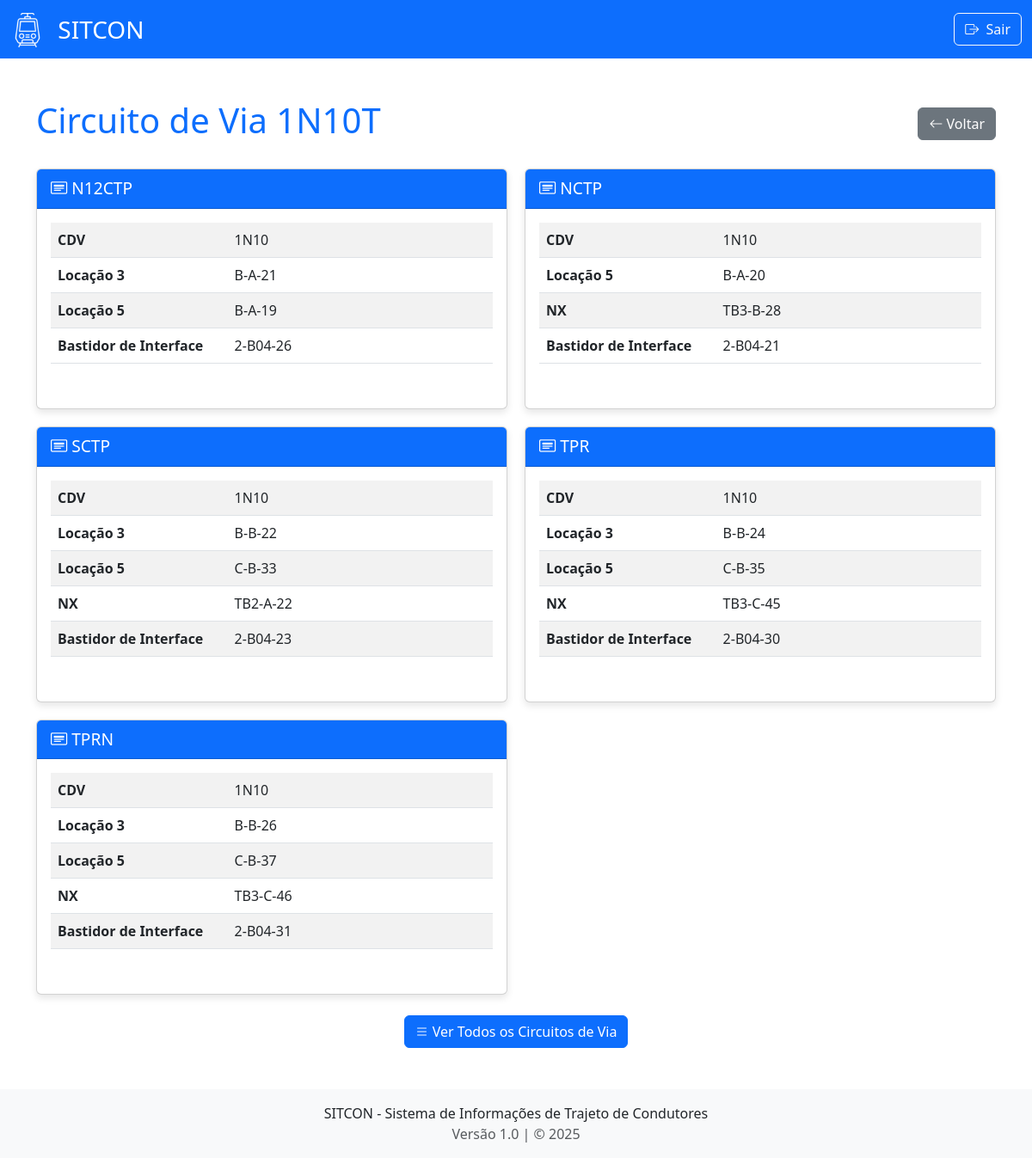
Page /cdv/1N10 (signed in) on the committed database.
### models.py (models this page shows, shortened)
class CDV(db.Model):
    __tablename__ = 'cdv'
    idcdv = db.Column(db.String(5), primary_key=True)
    tipo = db.Column(db.String(6), primary_key=True)
    L1 = db.Column(db.String(8), nullable=True)
    L2 = db.Column(db.String(8), nullable=True)
    L3 = db.Column(db.String(8), nullable=True)
    L4 = db.Column(db.String(8), nullable=True)
    L5 = db.Column(db.String(8), nullable=True)
    L6 = db.Column(db.String(8), nullable=True)
    L7 = db.Column(db.String(8), nullable=True)
    L8 = db.Column(db.String(8), nullable=True)
    L9 = db.Column(db.String(8), nullable=True)
    L10 = db.Column(db.String(8), nullable=True)
    tower = db.Column(db.String(8), nullable=True)
    interface = db.Column(db.String(8), nullable=True)
    L14 = db.Column(db.String(8), nullable=True)
    L15 = db.Column(db.String(8), nullable=True)
    L16 = db.Column(db.String(8), nullable=True)
    L18 = db.Column(db.String(8), nullable=True)
    L17 = db.Column(db.String(8), nullable=True)
    L20 = db.Column(db.String(8), nullable=True)
    L21 = db.Column(db.String(8), nullable=True)
    L22 = db.Column(db.String(8), nullable=True)
    L23 = db.Column(db.String(8), nullable=True)

### app.py (the view)
@app.route('/cdv/<cdv_id>')
def cdv_detail(cdv_id):
    if not session.get('logado'):
        return redirect(url_for('login'))
    TRADUCAO_CAMPOS = {
        'idcdv': 'CDV',
        'tipo': 'Tipo',
        'L1': 'Locação 1',
        'L2': 'Locação 2',
        'L3': 'Locação 3',
        'L4': 'Locação 4',
        'L5': 'Locação 5',
        'L6': 'Locação 6',
        'L7': 'Locação 7',
        'L8': 'Locação 8',
        'L9': 'Locação 9',
        'L10': 'Locação 10',
        'tower': 'NX',
        'interface': 'Bastidor de Interface',
        'L14': 'Locação 14',
        'L15': 'Locação 15',
        'L16': 'Locação 16',
        'L18': 'Locação 18',
        'L17': 'Locação 17',
        'L20': 'Locação 20',
        'L21': 'Locação 21',
        'L22': 'Locação 22',
        'L23': 'Locação 23'
    }
    registros = CDV.query.filter_by(idcdv=cdv_id).all()
    if not registros:
        flash(f'CDV {cdv_id} não encontrado', 'warning')
        return redirect(url_for('cdv'))
    dados = []
    for registro in registros:
        campos_registro = {}
        for coluna in CDV.__table__.columns:
            nome_original = coluna.name
            nome_amigavel = TRADUCAO_CAMPOS.get(nome_original, nome_original)
            valor = getattr(registro, nome_original)
            if valor not in [None, '']:
                campos_registro[nome_amigavel] = valor
        dados.append(campos_registro)
    return render_template('cdv_detail.html',
                         cdv_id=cdv_id,
                         registros=dados)

### templates/cdv_detail.html (shortened to what this page needs)
<!DOCTYPE html>
<html lang="pt-BR">
  <head>
    <link
      href="https://cdn.jsdelivr.net/npm/bootstrap@5.3.0/dist/css/bootstrap.min.css"
      rel="stylesheet"
    />
    <link
      rel="stylesheet"
      href="https://cdn.jsdelivr.net/npm/bootstrap-icons@1.10.0/font/bootstrap-icons.css"
    />
  </head>
  <body>
    <nav class="navbar bg-primary navbar-dark">
      <div class="container-fluid">
        <a class="navbar-brand" href="/sitcon" style="font-size: 28px">
          <img
            src="{{ url_for('static', filename='images/train3.png') }}"
            alt="Logo SITCON"
            width="40"
            height="40"
            class="d-inline-block align-text-top me-2"
          />
          SITCON
        </a>
        <div class="d-flex">
          <a href="{{ url_for('logout') }}" class="btn btn-outline-light">
            <i class="bi bi-box-arrow-right me-1"></i> Sair
          </a>
        </div>
      </div>
    </nav>
    <div class="container mt-5">
      <div class="d-flex justify-content-between align-items-center mb-4">
        <h1 class="text-primary">Circuito de Via {{ cdv_id }}T</h1>
        <a href="/cdv" class="btn btn-secondary">
          <i class="bi bi-arrow-left"></i> Voltar
        </a>
      </div>
      <div class="registro-grid">
        {% for registro in registros %}
        <div class="card">
          <div class="card-header bg-primary text-white">
            <i class="bi bi-card-heading"></i>
            {{ registro.pop('Tipo', 'Configuração ' + loop.index|string) }}
          </div>
          <div class="card-body">
            <div class="table-responsive">
              <table class="table table-striped">
                <tbody>
                  {% if registro %}
                    {% for nome, valor in registro.items() %}
                      {% if nome != 'tipo' %}
                      <tr>
                        <td width="40%"><strong>{{ nome }}</strong></td>
                        <td>{{ valor }}</td>
                      </tr>
                      {% endif %}
                    {% endfor %}
                  {% else %}
                    <tr>
                      <td colspan="2" class="text-center">Nenhum dado disponível</td>
                    </tr>
                  {% endif %}
                </tbody>
              </table>
            </div>
          </div>
        </div>
        {% endfor %}
      </div>
      <div class="text-center mt-4">
        <a href="/cdv" class="btn btn-primary">
          <i class="bi bi-list"></i> Ver Todos os Circuitos de Via
        </a>
      </div>
    </div>
    <footer class="mt-5 py-3 bg-light">
      <div class="container text-center">
        <p class="mb-0">SITCON - Sistema de Informações de Trajeto de Condutores</p>
        <p class="mb-0 text-muted">Versão 1.0 | &copy; 2025</p>
      </div>
    </footer>
  </body>
</html>

### templates/cdv_detail.html (style rules this page uses)
.card-header { font-size: 1.2rem; }
.card { box-shadow: 0 4px 8px rgba(0, 0, 0, 0.1); height: 100%; margin-bottom: 20px; }
.table-responsive { max-height: 300px; overflow-y: auto; }
.registro-grid { display: grid; grid-template-columns: repeat(2, 1fr); gap: 20px; }

### rows in the picture
CDV: pop "N12CTP", nome "CDV", idcdv "1N10", nome "Locação 3", L3 "B-A-21", nome "Locação 5", L5 "B-A-19", nome "Bastidor de Interface", interface "2-B04-26"
CDV: pop "NCTP", nome "CDV", idcdv "1N10", nome "Locação 5", L5 "B-A-20", nome "NX", tower "TB3-B-28", nome "Bastidor de Interface", interface "2-B04-21"
CDV: pop "SCTP", nome "CDV", idcdv "1N10", nome "Locação 3", L3 "B-B-22", nome "Locação 5", L5 "C-B-33", nome "NX", tower "TB2-A-22", nome "Bastidor de Interface", interface "2-B04-23"
CDV: pop "TPR", nome "CDV", idcdv "1N10", nome "Locação 3", L3 "B-B-24", nome "Locação 5", L5 "C-B-35", nome "NX", tower "TB3-C-45", nome "Bastidor de Interface", interface "2-B04-30"
CDV: pop "TPRN", nome "CDV", idcdv "1N10", nome "Locação 3", L3 "B-B-26", nome "Locação 5", L5 "C-B-37", nome "NX", tower "TB3-C-46", nome "Bastidor de Interface", interface "2-B04-31"

### other values in the picture
{{ cdv_id }} "1N10"
